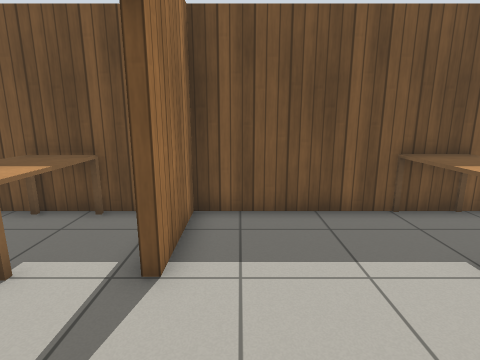
view 1 (above)

18 first-person views from a walk through a Gazebo world. The camera is 1.2 m above the floor, tilts 12° down and sees 80° across. The floor is counted in squares, 0.5 m on a side. Each view is taken from the middle of a square. On the plan, view 1 faces up. The plan holds only what a view shows up to about 18 squares ahead; the rest is blank. Simple patterns stand in for the simulator's built-in surfaces. Simple shapes stand in for some stock models.

view 2
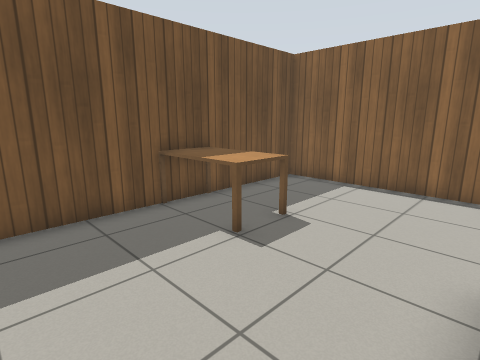

view 3
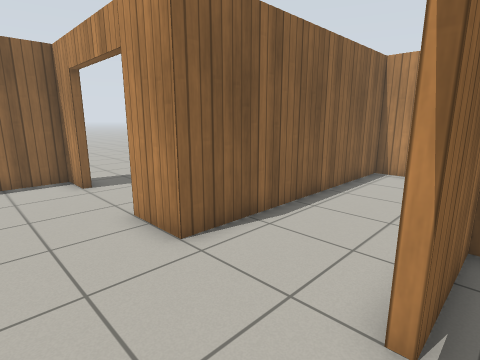

view 4
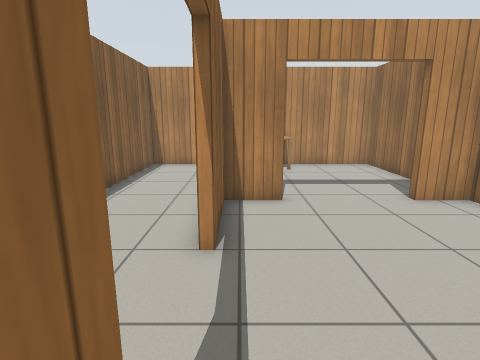

view 5
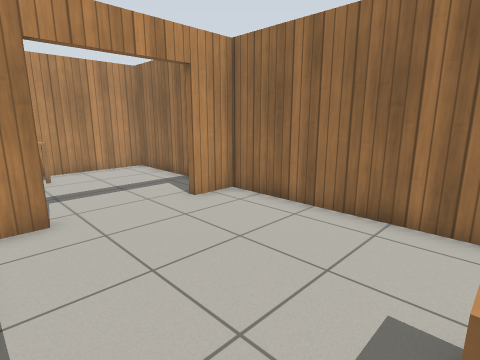

view 6
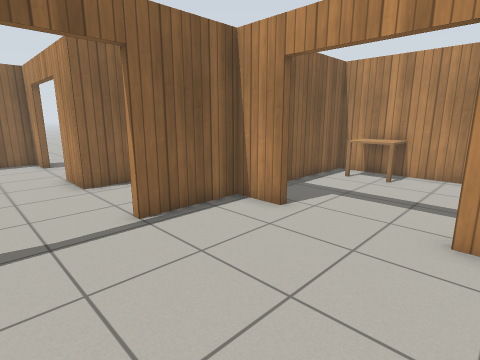

view 7
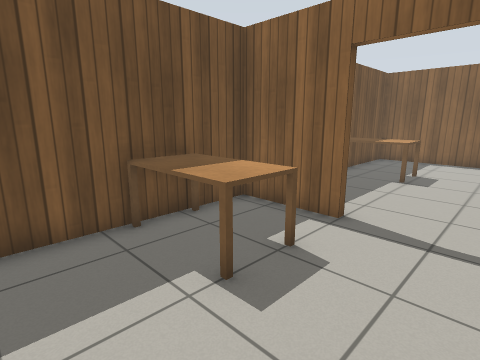

view 8
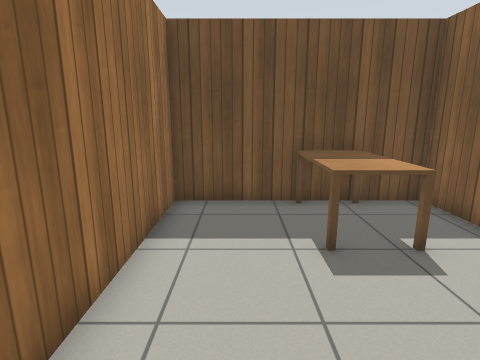

view 9
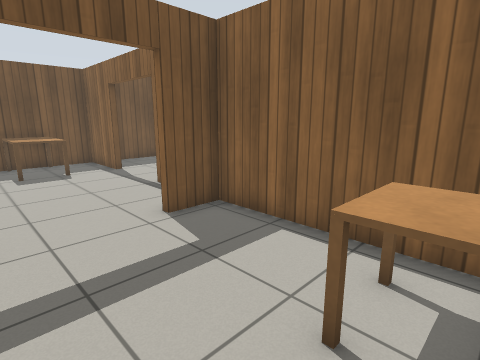

view 10
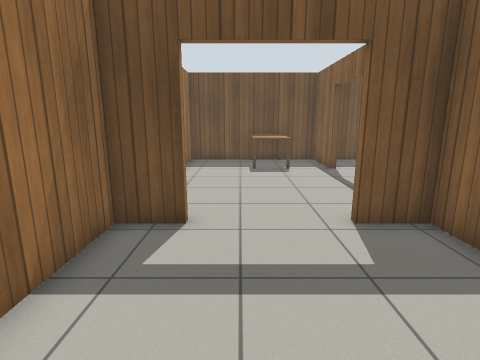

view 11
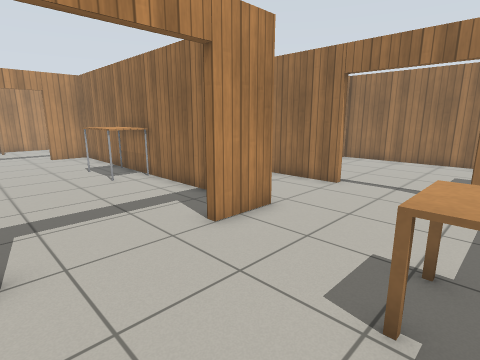

view 12
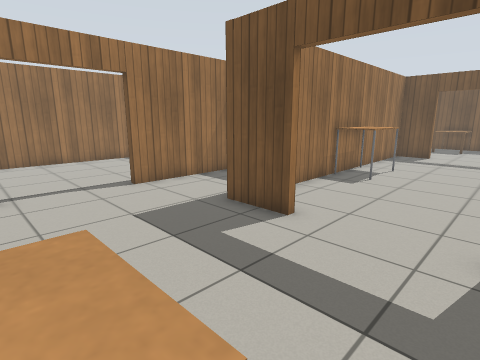

view 13
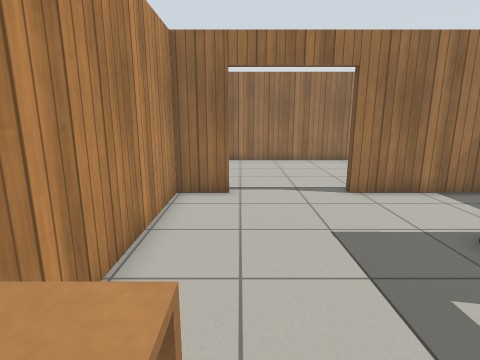

view 14
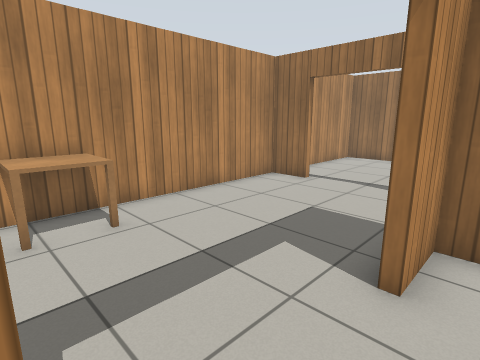

view 15
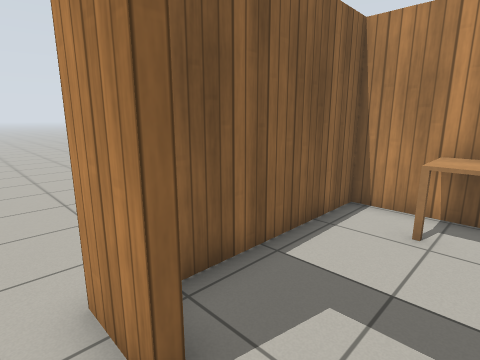

view 16
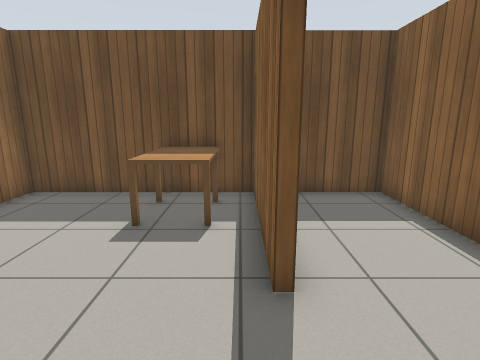

view 17
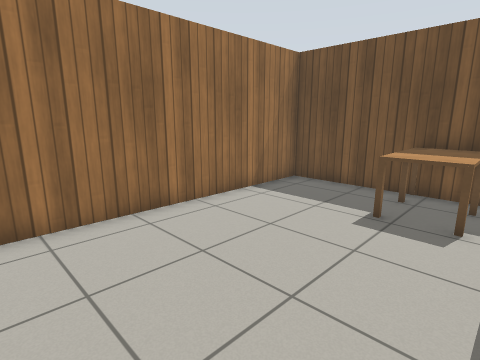

view 18
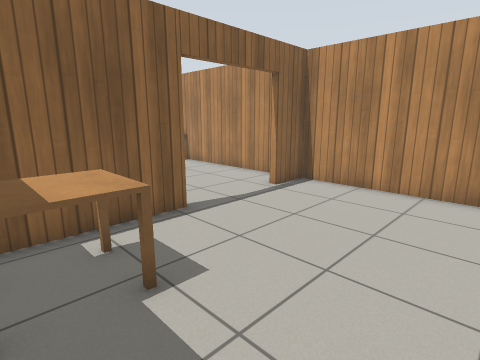

### Floor plan
Points are (right, up) in squares from view 1. A wall is a line through its corners. A room is listed if a view was taken in it or the views show most of it. See-through windows are left out.
Room 1 (views 1, 2, 11)
walls: (-1.2, 0) (-1.2, -3.2); (8.8, 0) (10.4, 0) (10.5, 7.3) (6.4, 7.3); (3.5, 7.3) (-1.2, 7.3) (-1.2, 4); (0.3, -10.4) (2.7, -10.4) (2.7, 0) (4.9, 0)
ways out: open door at (-1, 2) to room 2; open door at (6.5, 0) to room 5
objects: kitchen table (4, 4) to (6, 7)
Room 2 (views 3, 4, 5, 6, 7, 8)
walls: (-1.5, 4) (-1.5, 7.3) (-3.6, 7.3); (-5.4, 7.3) (-9, 7.3) (-9, -3.3) (-7.3, -3.3); (-3.3, -3.3) (-1.5, -3.3) (-1.5, 0)
ways out: open door at (-1, 2) to room 1; open door at (-5.5, -3.5) to room 3
objects: kitchen table (-5, 4) to (-4, 7)
Room 3 (views 9, 10)
walls: (-2.6, -10.4) (-1.5, -10.4) (-1.5, -3.6) (-3.3, -3.6); (-7.3, -3.6) (-9, -3.6) (-9, -10.4) (-4.4, -10.4)
ways out: open door at (-5.5, -3.5) to room 2
objects: kitchen table (-4, -11) to (-3, -9)
Room 4 (views 12, 13)
walls: (5, -15.2) (2.6, -15.2); (2.7, -14.8) (2.7, -10.7) (-0.1, -10.7); (-1.2, -20.4) (-1.2, -22.1) (6.6, -22.1); (8.4, -22.1) (10.3, -22.1) (10.3, -16.1); (-1.2, -11.6) (-1.2, -16.4)
ways out: open door at (7, -15) to room 5; open door at (-1, -18.5) to room 6
objects: kitchen table (7, -22) to (8, -21)
Room 5 (views 14, 15)
walls: (4.9, -0.3) (3.3, -0.3); (3, -0.6) (3, -14.9) (5, -14.9); (8.9, -14.9) (10.7, -14.9)
ways out: open door at (6.5, 0) to room 1; open door at (7, -15) to room 4
objects: table (4, -9) to (4, -7)
Room 6 (views 16, 17, 18)
walls: (-1.5, -16.4) (-1.5, -10.7) (-2.5, -10.7); (-4.4, -10.7) (-9, -10.7) (-9, -22.1) (-1.5, -22.1) (-1.5, -20.4)
ways out: open door at (-1, -18.5) to room 4
objects: kitchen table (-4, -14) to (-3, -12)

Positions as (right, up) in squares from view 1, and headings:
1: (0, 0), facing up
2: (0, 0), facing up-right
3: (-2, 3), facing down-right
4: (-2, 5), facing down
5: (-2, 4), facing down-left
6: (-8, 3), facing down-right
7: (-8, 1), facing up-right
8: (-7, -1), facing up
9: (-7, -10), facing up-right
10: (-6, -10), facing up
11: (9, 5), facing down-left
12: (9, -21), facing up-left
13: (8, -20), facing left
14: (9, -14), facing down-left
15: (7, -14), facing down-right
16: (-2, -20), facing up
17: (-2, -21), facing up-left
18: (-8, -12), facing down-right
